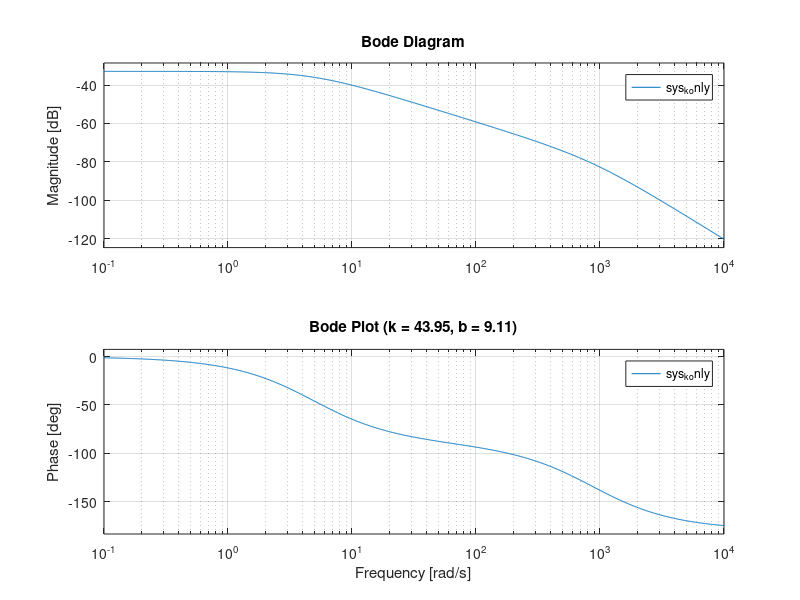

MATLAB code to generate this figure: (Note: this script raises an error after producing the figure.)
%% =============================================================
%        PURE STIFFNESS (k-only) TRANSFER FUNCTION & BODE
% =============================================================
J_val = 0.0103;          % Fixed motor inertia
k_avg = 42.95 + 1;           % Your average estimated stiffness
b_avg = 9.1079;
% Define Transfer Function with b = 0
num = [1];
den = [J_val, b_avg, k_avg]; % Notice the 0 for the damping coefficient term
sys_k_only = tf(num, den);

disp('--- PURE STIFFNESS TRANSFER FUNCTION (b=0) ---');
disp(sys_k_only);

% Plot Bode Diagram
figure('Name', 'k-Only System Bode Diagram');
bode(sys_k_only);
grid on;
title(sprintf('Bode Plot (k = %.2f, b = %.2f)', k_avg, b_avg));
clear
close all
clc

% =============================================================
% 1. CONFIGURE UDP RECEIVER WITH TIMEOUT
% =============================================================
localPort = 50000;
timeoutSeconds = 2.0; % Stop listening if no packets arrive for 2 seconds

udpRx = dsp.UDPReceiver('LocalIPPort', localPort, ...
                        'MaximumMessageLength', 1024, ...
                        'MessageDataType', 'uint8', ...
                        'Timeout', timeoutSeconds);
setup(udpRx);

disp('========================================================');
disp(' Listening for dSPACE UDP data stream on port 50000...  ');
disp([' (Will automatically timeout after ', num2str(timeoutSeconds), 's of inactivity)']);
disp('========================================================');

time_data = [];
angle_data = [];
torque_data = [];

fig = figure('Name', 'Live dSPACE Data Receiver', 'Position', [100, 100, 800, 500]);

try
    while true
        % Attempts to receive packet; triggers a timeout if silent
        rawBytes = udpRx();
        
        if ~isempty(rawBytes)
            rawString = char(rawBytes');
            dataPacket = jsondecode(rawString);
            
            t_elapsed = dataPacket.elapsed_time;
            angle_val = dataPacket.Out1;
            torque_val = dataPacket.Torque;
            
            time_data(end+1, 1) = t_elapsed;
            angle_data(end+1, 1) = angle_val;
            torque_data(end+1, 1) = torque_val;
            
            fprintf('Time: %.2fs | Angle: %.4f | Torque: %.4f\n', t_elapsed, angle_val, torque_val);
            
            if length(time_data) > 1
                subplot(2,1,1);
                plot(time_data, angle_data, 'b-', 'LineWidth', 1.2);
                grid on;
                ylabel('Angle / Out1');
                title('Live dSPACE Data Stream');
                
                subplot(2,1,2);
                plot(time_data, torque_data, 'r-', 'LineWidth', 1.2);
                grid on;
                xlabel('Elapsed Time [s]');
                ylabel('Torque [Nm]');
                
                drawnow limitrate;
            end
        end
    end

catch ME
    % Catches either manual Ctrl+C or the UDP timeout expiration
    if contains(ME.message, 'Timeout') || contains(ME.message, 'timed out')
        disp('--- UDP stream timed out. Automatically proceeding to analysis... ---');
    else
        disp(['Receiver stopped: ', ME.message]);
    end
end

% Release the UDP resource
release(udpRx);
disp('UDP receiver closed.');


% =============================================================
% 2. THEORETICAL MODEL (k-only Transfer Function)
% =============================================================
J_val = 0.0103;            % Fixed motor inertia
k_avg = 42.95 + 1;         % Average estimated stiffness
b_avg = 9.1079;

num = [1];
den = [J_val, b_avg, k_avg]; 
sys_k_only = tf(num, den);

disp('--- PURE STIFFNESS TRANSFER FUNCTION (b=0 style/Identified) ---');
disp(sys_k_only);

% Plot Theoretical Bode Diagram
figure('Name', 'k-Only System Bode Diagram');
bode(sys_k_only);
grid on;
title(sprintf('Theoretical Bode Plot (k = %.2f, b = %.2f)', k_avg, b_avg));


% =============================================================
% 3. EMPIRICAL MODEL (Post-processing Recorded Data)
% =============================================================
if length(time_data) > 10
    % Calculate uniform sample time
    Ts = mean(diff(time_data));
    
    % Create an iddata object (Input: Torque, Output: Angle)
    data = iddata(angle_data, torque_data, Ts);
    
    % Estimate transfer function model from recorded stream
    sys_empirical = tfest(data, 2, 1);
    
    % Generate the Empirical Bode Plot in a new figure window
    figure('Name', 'System Identification - Empirical Bode Plot', 'Position', [200, 200, 700, 500]);
    bode(sys_empirical);
    grid on;
    title('Bode Plot of Empirical dSPACE System');
    disp('Empirical Bode plot generated successfully.');
else
    disp('Not enough data collected to generate a reliable empirical Bode plot.');
end
